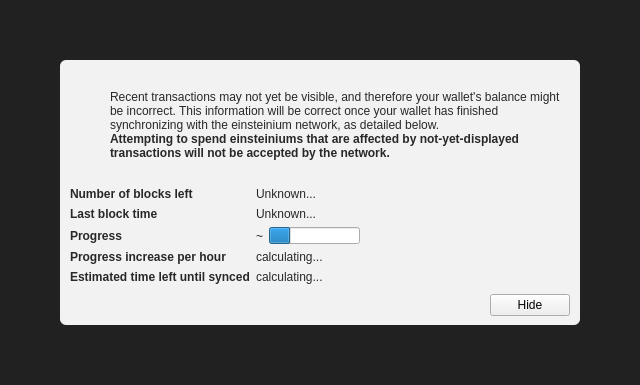
<?xml version="1.0" encoding="UTF-8"?>
<ui version="4.0">
 <class>ModalOverlay</class>
 <widget class="ModalOverlay" name="ModalOverlay">
  <property name="geometry">
   <rect>
    <x>0</x>
    <y>0</y>
    <width>640</width>
    <height>385</height>
   </rect>
  </property>
  <property name="windowTitle">
   <string>Form</string>
  </property>
  <layout class="QVBoxLayout" name="verticalLayout" stretch="0">
   <property name="sizeConstraint">
    <enum>QLayout::SetDefaultConstraint</enum>
   </property>
   <property name="leftMargin">
    <number>0</number>
   </property>
   <property name="topMargin">
    <number>0</number>
   </property>
   <property name="rightMargin">
    <number>0</number>
   </property>
   <property name="bottomMargin">
    <number>0</number>
   </property>
   <item>
    <widget class="QWidget" name="bgWidget" native="true">
     <property name="styleSheet">
      <string notr="true">#bgWidget { background: rgba(0,0,0,220); }</string>
     </property>
     <layout class="QVBoxLayout" name="verticalLayoutMain" stretch="1">
      <property name="leftMargin">
       <number>60</number>
      </property>
      <property name="topMargin">
       <number>60</number>
      </property>
      <property name="rightMargin">
       <number>60</number>
      </property>
      <property name="bottomMargin">
       <number>60</number>
      </property>
      <item>
       <widget class="QWidget" name="contentWidget" native="true">
        <property name="styleSheet">
         <string notr="true">#contentWidget { background: rgba(255,255,255,240); border-radius: 6px; }

QLabel { color: rgb(40,40,40);  }</string>
        </property>
        <layout class="QVBoxLayout" name="verticalLayoutSub" stretch="1,0,0,0">
         <property name="spacing">
          <number>0</number>
         </property>
         <property name="leftMargin">
          <number>10</number>
         </property>
         <property name="topMargin">
          <number>10</number>
         </property>
         <property name="rightMargin">
          <number>10</number>
         </property>
         <property name="bottomMargin">
          <number>10</number>
         </property>
         <item>
          <layout class="QHBoxLayout" name="horizontalLayoutIconText" stretch="0,1">
           <property name="topMargin">
            <number>20</number>
           </property>
           <item>
            <layout class="QVBoxLayout" name="verticalLayoutIcon">
             <property name="leftMargin">
              <number>0</number>
             </property>
             <item>
              <widget class="QPushButton" name="warningIcon">
               <property name="enabled">
                <bool>false</bool>
               </property>
               <property name="text">
                <string/>
               </property>
               <property name="icon">
                <iconset>
                 <normaloff>:/icons/warning</normaloff>
                 <disabledoff>:/icons/warning</disabledoff>:/icons/warning</iconset>
               </property>
               <property name="iconSize">
                <size>
                 <width>48</width>
                 <height>48</height>
                </size>
               </property>
               <property name="flat">
                <bool>true</bool>
               </property>
              </widget>
             </item>
             <item>
              <spacer name="verticalSpacerWarningIcon">
               <property name="orientation">
                <enum>Qt::Vertical</enum>
               </property>
               <property name="sizeHint" stdset="0">
                <size>
                 <width>20</width>
                 <height>40</height>
                </size>
               </property>
              </spacer>
             </item>
            </layout>
           </item>
           <item>
            <layout class="QVBoxLayout" name="verticalLayoutInfoText">
             <property name="leftMargin">
              <number>0</number>
             </property>
             <property name="topMargin">
              <number>0</number>
             </property>
             <item>
              <widget class="QLabel" name="infoText">
               <property name="text">
                <string>Recent transactions may not yet be visible, and therefore your wallet's balance might be incorrect. This information will be correct once your wallet has finished synchronizing with the einsteinium network, as detailed below.</string>
               </property>
               <property name="textFormat">
                <enum>Qt::RichText</enum>
               </property>
               <property name="wordWrap">
                <bool>true</bool>
               </property>
              </widget>
             </item>
             <item>
              <widget class="QLabel" name="infoTextStrong">
               <property name="font">
                <font>
                 <weight>75</weight>
                 <bold>true</bold>
                </font>
               </property>
               <property name="text">
                <string>Attempting to spend einsteiniums that are affected by not-yet-displayed transactions will not be accepted by the network.</string>
               </property>
               <property name="textFormat">
                <enum>Qt::RichText</enum>
               </property>
               <property name="wordWrap">
                <bool>true</bool>
               </property>
              </widget>
             </item>
             <item>
              <spacer name="verticalSpacerInTextSpace">
               <property name="orientation">
                <enum>Qt::Vertical</enum>
               </property>
               <property name="sizeHint" stdset="0">
                <size>
                 <width>20</width>
                 <height>40</height>
                </size>
               </property>
              </spacer>
             </item>
            </layout>
           </item>
          </layout>
         </item>
         <item>
          <spacer name="verticalSpacerAfterText">
           <property name="orientation">
            <enum>Qt::Vertical</enum>
           </property>
           <property name="sizeHint" stdset="0">
            <size>
             <width>20</width>
             <height>40</height>
            </size>
           </property>
          </spacer>
         </item>
         <item>
          <layout class="QFormLayout" name="formLayout">
           <property name="fieldGrowthPolicy">
            <enum>QFormLayout::FieldsStayAtSizeHint</enum>
           </property>
           <property name="horizontalSpacing">
            <number>6</number>
           </property>
           <property name="verticalSpacing">
            <number>6</number>
           </property>
           <property name="topMargin">
            <number>10</number>
           </property>
           <item row="0" column="0">
            <widget class="QLabel" name="labelNumberOfBlocksLeft">
             <property name="font">
              <font>
               <weight>75</weight>
               <bold>true</bold>
              </font>
             </property>
             <property name="text">
              <string>Number of blocks left</string>
             </property>
            </widget>
           </item>
           <item row="0" column="1">
            <widget class="QLabel" name="numberOfBlocksLeft">
             <property name="text">
              <string>Unknown...</string>
             </property>
            </widget>
           </item>
           <item row="1" column="0">
            <widget class="QLabel" name="labelLastBlockTime">
             <property name="font">
              <font>
               <weight>75</weight>
               <bold>true</bold>
              </font>
             </property>
             <property name="text">
              <string>Last block time</string>
             </property>
            </widget>
           </item>
           <item row="1" column="1">
            <widget class="QLabel" name="newestBlockDate">
             <property name="sizePolicy">
              <sizepolicy hsizetype="Maximum" vsizetype="Preferred">
               <horstretch>0</horstretch>
               <verstretch>0</verstretch>
              </sizepolicy>
             </property>
             <property name="text">
              <string>Unknown...</string>
             </property>
            </widget>
           </item>
           <item row="2" column="0">
            <widget class="QLabel" name="labelSyncDone">
             <property name="font">
              <font>
               <weight>75</weight>
               <bold>true</bold>
              </font>
             </property>
             <property name="text">
              <string>Progress</string>
             </property>
            </widget>
           </item>
           <item row="2" column="1">
            <layout class="QHBoxLayout" name="horizontalLayoutSync" stretch="0,1">
             <item>
              <widget class="QLabel" name="percentageProgress">
               <property name="text">
                <string notr="true">~</string>
               </property>
              </widget>
             </item>
             <item>
              <widget class="QProgressBar" name="progressBar">
               <property name="value">
                <number>24</number>
               </property>
               <property name="format">
                <string/>
               </property>
              </widget>
             </item>
            </layout>
           </item>
           <item row="4" column="0">
            <widget class="QLabel" name="labelProgressIncrease">
             <property name="font">
              <font>
               <weight>75</weight>
               <bold>true</bold>
              </font>
             </property>
             <property name="text">
              <string>Progress increase per hour</string>
             </property>
            </widget>
           </item>
           <item row="4" column="1">
            <widget class="QLabel" name="progressIncreasePerH">
             <property name="text">
              <string>calculating...</string>
             </property>
            </widget>
           </item>
           <item row="5" column="0">
            <widget class="QLabel" name="labelEstimatedTimeLeft">
             <property name="font">
              <font>
               <weight>75</weight>
               <bold>true</bold>
              </font>
             </property>
             <property name="text">
              <string>Estimated time left until synced</string>
             </property>
            </widget>
           </item>
           <item row="5" column="1">
            <widget class="QLabel" name="expectedTimeLeft">
             <property name="text">
              <string>calculating...</string>
             </property>
            </widget>
           </item>
          </layout>
         </item>
         <item>
          <layout class="QHBoxLayout" name="horizontalLayoutButtons">
           <property name="leftMargin">
            <number>10</number>
           </property>
           <property name="topMargin">
            <number>10</number>
           </property>
           <item>
            <spacer name="horizontalSpacer">
             <property name="orientation">
              <enum>Qt::Horizontal</enum>
             </property>
             <property name="sizeHint" stdset="0">
              <size>
               <width>40</width>
               <height>20</height>
              </size>
             </property>
            </spacer>
           </item>
           <item>
            <widget class="QPushButton" name="closeButton">
             <property name="text">
              <string>Hide</string>
             </property>
            </widget>
           </item>
          </layout>
         </item>
        </layout>
       </widget>
      </item>
     </layout>
    </widget>
   </item>
  </layout>
 </widget>
 <customwidgets>
  <customwidget>
   <class>ModalOverlay</class>
   <extends>QWidget</extends>
   <header>modaloverlay.h</header>
   <container>1</container>
  </customwidget>
 </customwidgets>
 <resources/>
 <connections/>
</ui>
